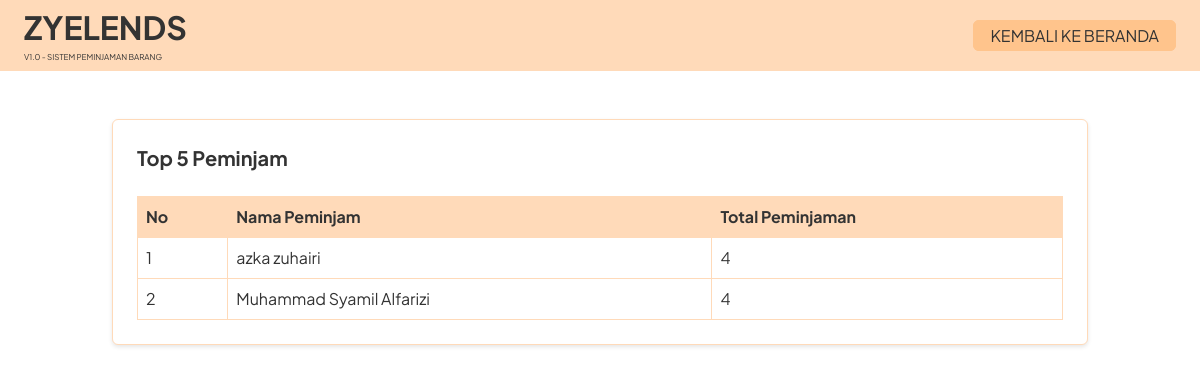
Screenshot of /top_borrow.php with the database file from the repository.
### tables this page shows
CREATE TABLE `peminjam` (
  `nama` varchar(255) NOT NULL,
  `total_peminjaman` int(11) NOT NULL DEFAULT 0
);

### top_borrow.php (the view, shortened to what this page needs)
<?php
include 'config.php';
try {
    $sql = "SELECT nama, total_peminjaman FROM peminjam ORDER BY total_peminjaman DESC LIMIT 5";
    $stmt = $conn->prepare($sql);
    $stmt->execute();
    $topBorrowers = $stmt->fetchAll(PDO::FETCH_ASSOC);
} catch (Exception $e) {
    die("Error: " . $e->getMessage());
}
?>
<!DOCTYPE html>
<html lang="id">
<head>
  <script src="https://cdn.tailwindcss.com"></script>
  <link rel="stylesheet" href="https://cdnjs.cloudflare.com/ajax/libs/font-awesome/5.15.3/css/all.min.css"/>
  <link href="https://cdn.jsdelivr.net/npm/bootstrap@5.3.0/dist/css/bootstrap.min.css" rel="stylesheet"/>
</head>
<body>
  <header class="header px-4 py-2 flex justify-between items-center">
    <div style="display: flex; flex-direction: column; align-items: flex-start; gap: 5px;">
      <h1 style="font-size: 2rem; font-weight: bold;">ZYELENDS</h1>
      <p style="font-size: 0.5rem;">V1.0 - SISTEM PEMINJAMAN BARANG</p>
    </div>
    <nav class="header-nav space-x-2">
      <a href="index.php" class="px-3 py-1 rounded">KEMBALI KE BERANDA</a>
    </nav>
  </header>
  <main class="container mx-auto px-4 py-6">
    <div class="flex flex-col md:flex-row gap-6">
      <div class="mt-4 w-full">
        <div class="box-shadow rounded p-4">
          <h2 class="text-xl font-bold mb-4">Top 5 Peminjam</h2>
          <div class="fixed-header-table" style="max-height: calc(100vh - 200px);">
            <table class="min-w-full border-collapse">
              <thead>
                <tr>
                  <th class="px-2 py-2">No</th>
                  <th class="px-2 py-2">Nama Peminjam</th>
                  <th class="px-2 py-2">Total Peminjaman</th>
                </tr>
              </thead>
              <tbody>
                <?php foreach ($topBorrowers as $index => $borrower): ?>
                <tr>
                  <td class="px-2 py-2"><?= $index + 1 ?></td>
                  <td class="px-2 py-2"><?= htmlspecialchars($borrower['nama']) ?></td>
                  <td class="px-2 py-2"><?= $borrower['total_peminjaman'] ?></td>
                </tr>
                <?php endforeach; ?>
              </tbody>
            </table>
          </div>
        </div>
      </div>
    </div>
  </main>
</body>
</html>

### top_borrow.php (style rules this page uses)
html, body { font-family: 'Plus Jakarta Sans', sans-serif; background-color: #FFFFFF; color: #333333; }
.header { background-color: #FFDAB9; color: #333333; }
.header-nav a { background-color: #FFC48C; color: #333333; border: 1px solid #FFC48C; transition: all 0.2s ease; }
.box-shadow { background-color: #FFFFFF; border: 1px solid #FFDAB9; box-shadow: 0 2px 4px rgba(0,0,0,0.1); }
table.min-w-full { border: 1px solid #FFDAB9; }
table.min-w-full th { background-color: #FFDAB9; color: #333333; border: 1px solid #FFDAB9; padding: 8px; }
table.min-w-full td { border: 1px solid #FFDAB9; padding: 8px; }

### rows the page displays
peminjam: nama "azka zuhairi", total_peminjaman "4"
peminjam: nama "Muhammad Syamil Alfarizi", total_peminjaman "4"
